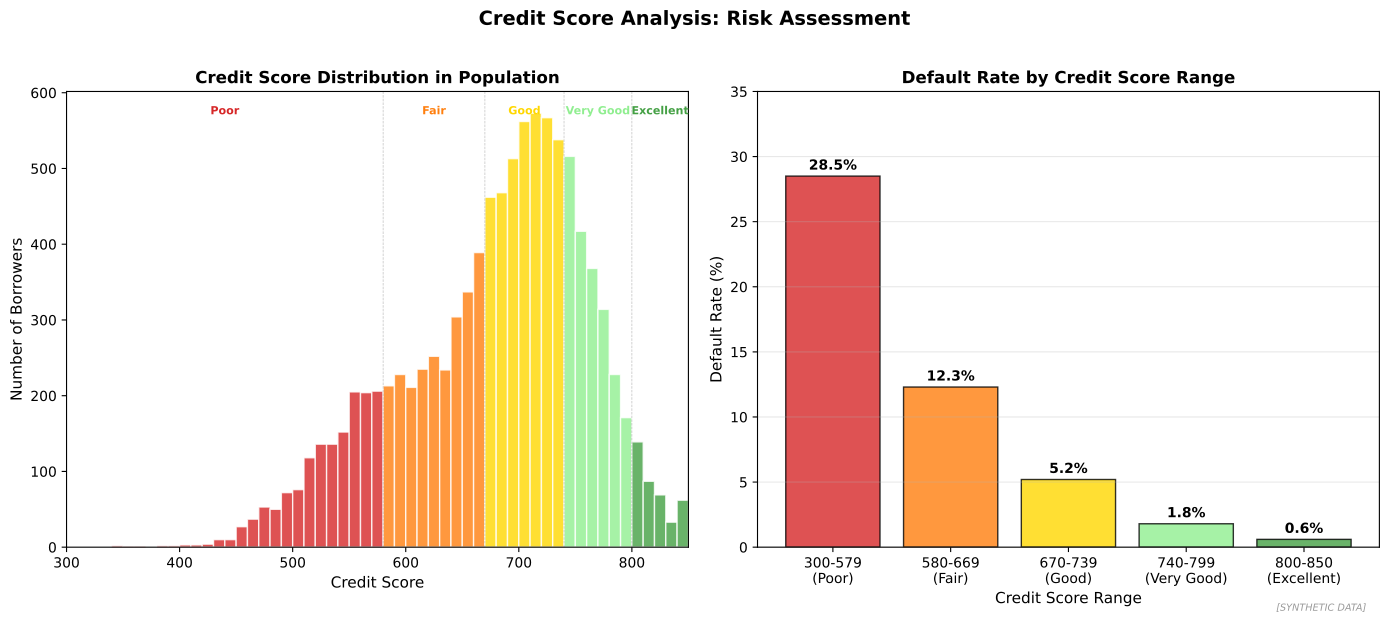

Recreate this plot in Python.
"""
Credit Score Distribution
Distribution of FICO scores in population

Output: credit_score_distribution.pdf
Module: module_03_ai_ml
Lesson: 30 - Credit Scoring
"""

from pathlib import Path
import matplotlib.pyplot as plt
import numpy as np

CHART_METADATA = {
    'title': 'Credit Score Distribution',
    'module': 'module_03_ai_ml',
    'lesson': 30,
    'url': 'https://github.com/Digital-AI-Finance/digital-finance/tree/main/module_03_ai_ml/figures/credit_score_distribution'
}

plt.rcParams.update({'font.size': 10, 'axes.labelsize': 10})

def create_chart():
    fig, axes = plt.subplots(1, 2, figsize=(14, 6))

    np.random.seed(42)

    # Score distribution
    ax1 = axes[0]
    # Generate bimodal distribution (good and bad borrowers)
    scores_good = np.random.normal(720, 50, 7000)
    scores_bad = np.random.normal(580, 60, 3000)
    all_scores = np.concatenate([scores_good, scores_bad])
    all_scores = np.clip(all_scores, 300, 850)

    # Define score ranges
    ranges = [(300, 580, 'Poor', '#D62728'),
              (580, 670, 'Fair', '#FF7F0E'),
              (670, 740, 'Good', '#FFD700'),
              (740, 800, 'Very Good', '#90EE90'),
              (800, 850, 'Excellent', '#44A044')]

    bins = np.arange(300, 860, 10)
    n, bins_out, patches = ax1.hist(all_scores, bins=bins, edgecolor='white', alpha=0.8)

    # Color bars by range
    for patch, left_edge in zip(patches, bins[:-1]):
        for low, high, _, color in ranges:
            if low <= left_edge < high:
                patch.set_facecolor(color)
                break

    # Add range labels
    for low, high, label, color in ranges:
        mid = (low + high) / 2
        ax1.axvline(x=low, color='gray', linestyle='--', linewidth=0.5, alpha=0.5)
        ax1.text(mid, ax1.get_ylim()[1] * 0.95, label, ha='center', fontsize=8,
                fontweight='bold', color=color)

    ax1.set_xlabel('Credit Score', fontsize=11)
    ax1.set_ylabel('Number of Borrowers', fontsize=11)
    ax1.set_title('Credit Score Distribution in Population', fontsize=12, fontweight='bold')
    ax1.set_xlim(300, 850)

    # Default rates by score range
    ax2 = axes[1]
    score_ranges = ['300-579\n(Poor)', '580-669\n(Fair)', '670-739\n(Good)',
                   '740-799\n(Very Good)', '800-850\n(Excellent)']
    default_rates = [28.5, 12.3, 5.2, 1.8, 0.6]
    colors = ['#D62728', '#FF7F0E', '#FFD700', '#90EE90', '#44A044']

    bars = ax2.bar(score_ranges, default_rates, color=colors, edgecolor='black', alpha=0.8)

    for bar, rate in zip(bars, default_rates):
        ax2.text(bar.get_x() + bar.get_width()/2, bar.get_height() + 0.5,
                f'{rate}%', ha='center', fontsize=10, fontweight='bold')

    ax2.set_xlabel('Credit Score Range', fontsize=11)
    ax2.set_ylabel('Default Rate (%)', fontsize=11)
    ax2.set_title('Default Rate by Credit Score Range', fontsize=12, fontweight='bold')
    ax2.set_ylim(0, 35)
    ax2.yaxis.grid(True, alpha=0.3)

    fig.suptitle('Credit Score Analysis: Risk Assessment', fontsize=14, fontweight='bold', y=1.02)
    fig.text(0.98, 0.02, '[SYNTHETIC DATA]', fontsize=7, color='#999999', ha='right', style='italic')
    plt.tight_layout()

    output_path = Path(__file__).parent / 'credit_score_distribution.pdf'
    plt.savefig(output_path, format='pdf', dpi=300, bbox_inches='tight')
    plt.close()
    print(f"Chart saved to: {output_path}")
    return output_path

if __name__ == '__main__':
    create_chart()
